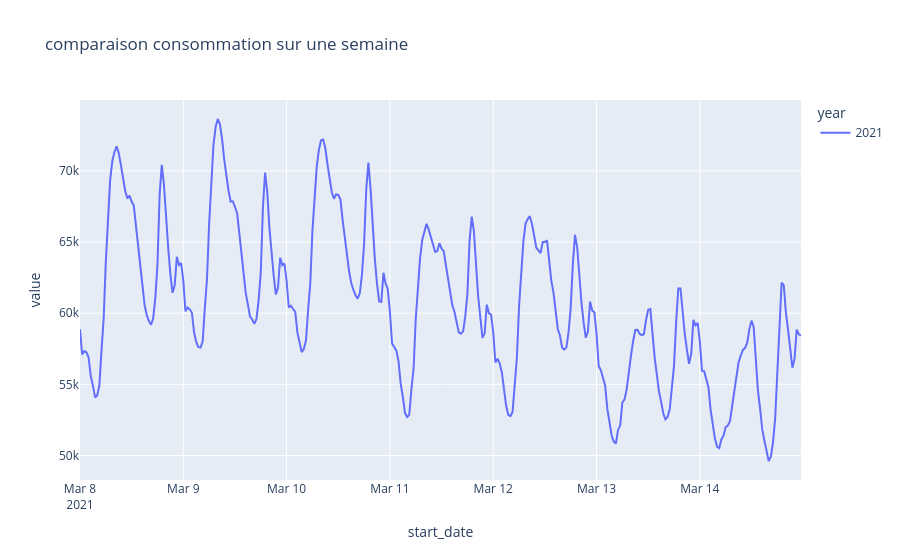

The cell this chart's notebook holds for it:
### Code cell
df3 = df_rte[ (df_rte['year'] == 2021) & (df_rte['week'] == 10) ]

fig = px.line(df3, x='start_date', y="value", color="year", title="comparaison consommation sur une semaine")
fig.show()

### Figure 1 — Plotly figure (JSON) as saved in the notebook; plotly's stock layout.template omitted (floating-point values rounded to 4 significant figures; data arrays with more than 128 entries replaced by an {"elided": "..."} marker saying what was removed)
{"data": [{"hovertemplate": "year=2021<br>start_date=%{x}<br>value=%{y}<extra></extra>", "legendgroup": "2021", "line": {"color": "#636efa", "dash": "solid"}, "marker": {"symbol": "circle"}, "mode": "lines", "name": "2021", "orientation": "v", "showlegend": true, "type": "scatter", "x": {"elided": "336 str values"}, "xaxis": "x", "y": {"elided": "336 int values"}, "yaxis": "y"}], "layout": {"legend": {"title": {"text": "year"}, "tracegroupgap": 0}, "title": {"text": "comparaison consommation sur une semaine"}, "xaxis": {"anchor": "y", "domain": [0, 1], "title": {"text": "start_date"}}, "yaxis": {"anchor": "x", "domain": [0, 1], "title": {"text": "value"}}}}
